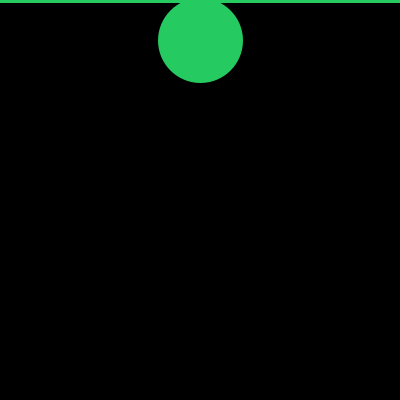
Frame 1 (no input)
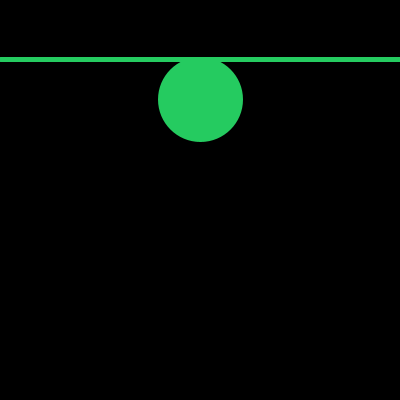
Frame 60 (the mouse pressed at the canvas centre just before this capture)
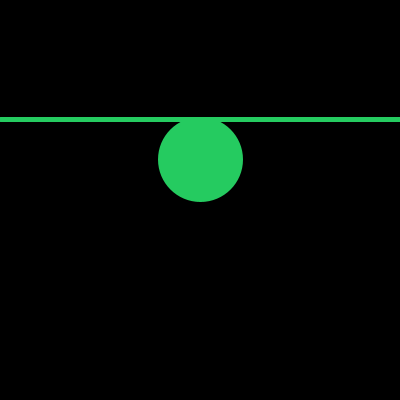
Frame 120 (the mouse held since frame 60 and released just before this capture)

The Processing sketch that drew these frames (run headless with seeded random() and noise(); from frame 60 on, the mouse is pressed at the canvas centre):

// Processing sketch: sketch_19
// ── sketch_19.pde
// declaracion y definicion de variables
int ancho, alto, radiocirculo;

PVector puntoinicio; // tipo especial de variable, que me ahorra el declarar muchas varaiables
PVector puntofin;
PVector velocidadlinea;
PVector posicioncirculo;
int posicionlineaY= 0; // para variara la posicion de y en la linea
PVector velocidadcirculo;

public void settings(){ // ejecuta varaibles antes del setup
 ancho=alto=400;
 size(ancho, alto);
}// settings

public void setup(){ // se ejecuta una sola vez
  puntoinicio= new PVector(0,posicionlineaY);
  puntofin= new PVector(width, posicionlineaY);
  radiocirculo=40;
  posicioncirculo= new PVector(width/2,radiocirculo);
  velocidadlinea= new PVector(0,1);
  velocidadcirculo= new PVector(0,1);
  
  
}// setup
public void draw(){// se ejecuta de forma ciclica
  background(0); // color de fondo
  linea();
  circulo();
  cambiaralturalinea();
  movercirculo();
  
  

 
  
}// fin draw  
public void linea(){
  stroke(#25CB60); // color de la linea
  strokeWeight(5); // grosor de la linea
  line(puntoinicio.x, puntoinicio.y, puntofin.x, puntofin.y); //dibuja una linea
 
}//fin de linea

public void cambiaralturalinea(){
  if(puntoinicio.y>=height || puntoinicio.y<0){// ciclo para subir y bajar la linea
     velocidadlinea.y=velocidadlinea.y*-1;
  }// fin IF
  puntoinicio.y=puntoinicio.y + velocidadlinea.y;//cambiar la altura de la linea en Y
  puntofin.y=puntofin.y+velocidadlinea.y;
}// fin de cambiaralturalinea


public void circulo(){
  fill(#25CB60);
  ellipse(posicioncirculo.x, posicioncirculo.y, 2*radiocirculo,2*radiocirculo);
}// fin de circulo

public void movercirculo(){
  if ((posicioncirculo.y-radiocirculo)>height || (posicioncirculo.y+radiocirculo)<0){
    velocidadcirculo.y=velocidadcirculo.y*-1;
    if((posicioncirculo.y-radiocirculo)>height ){
      posicioncirculo.y-=2*radiocirculo;
      
    }else {
    posicioncirculo.y+=2*radiocirculo;
      
    }
    //fin if
    
    
  }//fin IF
  posicioncirculo.y=posicioncirculo.y+velocidadcirculo.y;
  
  
}//fin de movercirculo
